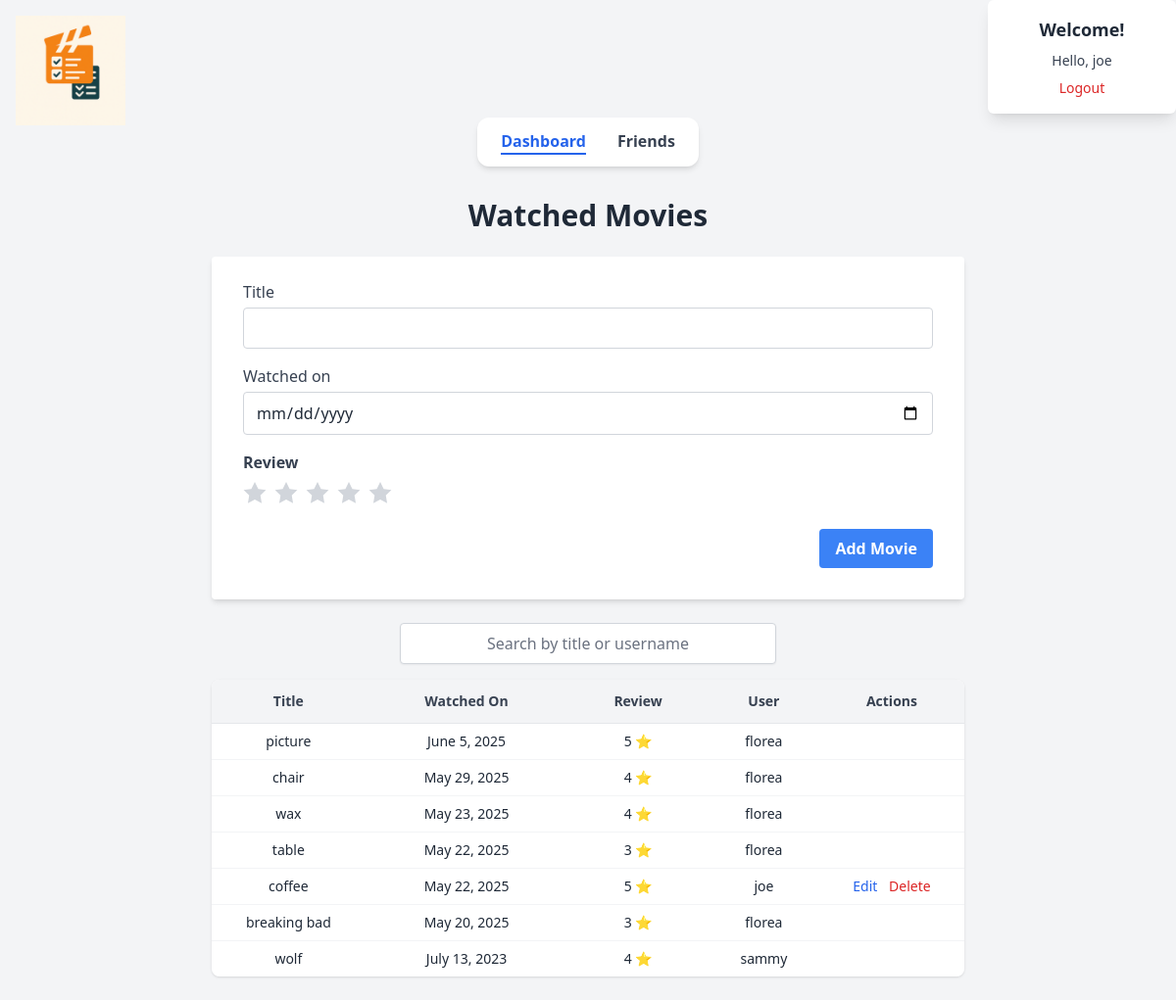
Page / (signed in) on the earlier database version.
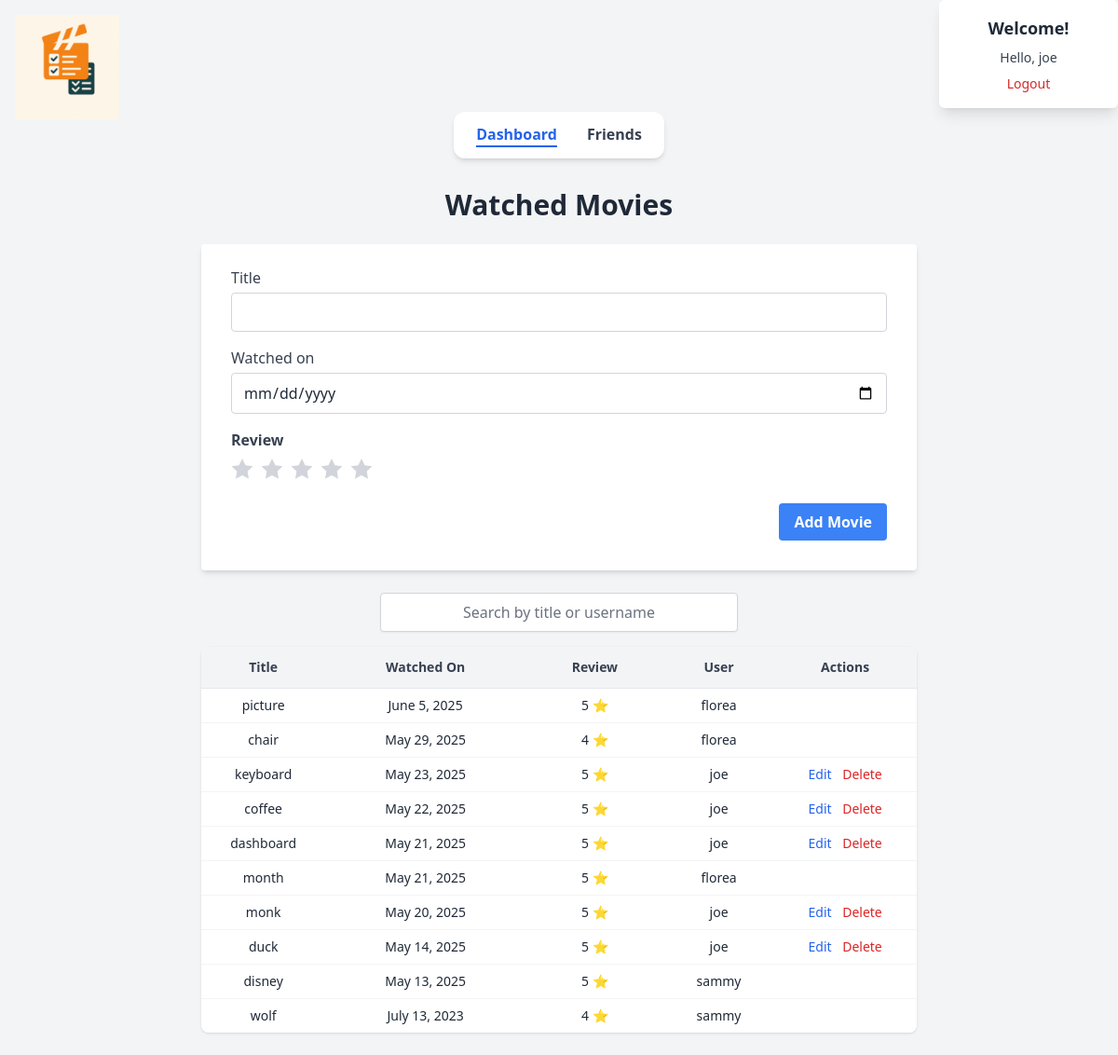
Same page on the later database version.
### movies/models.py (models this page shows, shortened)
class CustomUser(AbstractBaseUser, PermissionsMixin):
    email = models.EmailField(unique=True)
    name = models.CharField(max_length=255)
    is_active = models.BooleanField(default=True)
    is_staff = models.BooleanField(default=False)
    friends = models.ManyToManyField('self', blank=True, symmetrical=False, related_name='friend_set')
    objects = CustomUserManager()
    USERNAME_FIELD = 'email'
    REQUIRED_FIELDS = ['name']

class Movie(models.Model):
    user = models.ForeignKey(settings.AUTH_USER_MODEL, on_delete=models.CASCADE, related_name='movies')
    title = models.CharField(max_length=255)
    watched_on = models.DateField()
    REVIEW_CHOICES = [(i, f"{i} Star{'s' if i > 1 else ''}") for i in range(1, 6)]
    review = models.IntegerField(choices=REVIEW_CHOICES, default=3)

### movies/views.py (the view)
# urls.py: path('', views.movie_list, name='movie_list'),
@login_required
def movie_list(request):
    movies = Movie.objects.all().order_by('-watched_on')
    form = MovieForm()
    return render(request, 'movies/movie_list.html', {'movies': movies, 'form': form})

### movies/forms.py
class MovieForm(forms.ModelForm):
    class Meta:
        model = Movie
        fields = ['title', 'watched_on', 'review']
        widgets = {
            'title': forms.TextInput(attrs={
                'class': 'w-full p-2 border border-gray-300 rounded bg-white focus:outline-none focus:ring-2 focus:ring-blue-500'
            }),
            'watched_on': forms.DateInput(attrs={
                'type': 'date',
                'class': 'w-full p-2 border border-gray-300 rounded bg-white focus:outline-none focus:ring-2 focus:ring-blue-500'
            }),
        }

### movies/templates/movies/movie_list.html (shortened to what this page needs)
<!DOCTYPE html>
<html lang="en">
<head>
    {% load widget_tweaks %}
    {% load static %}
    <script src="https://cdn.tailwindcss.com"></script>
</head>
<body class="bg-gray-100 text-gray-800 p-4 sm:p-6">
    <div class="mb-4 sm:mb-0 sm:fixed sm:top-0 sm:left-0 sm:m-4 sm:z-50">
        <img src="{% static 'images/logo.png' %}" alt="Logo" class="h-18 w-28 mx-auto sm:mx-0">
    </div>
    <div class="mx-auto mb-6 sm:mb-0 sm:fixed sm:top-0 sm:right-0 bg-white shadow-lg rounded-md p-4 text-center text-sm w-48 z-50">
        <h2 class="text-lg font-semibold text-gray-800 mb-2">Welcome!</h2>
        {% if user.is_authenticated %}
            <p class="text-gray-700 mb-2">
                Hello, <span class="font-medium">{{ user.name }}</span>
            </p>
            <a href="{% url 'logout' %}" class="text-red-600 hover:underline hover:text-red-800">Logout</a>
        {% else %}
            <a href="{% url 'login' %}" class="text-blue-600 hover:underline hover:text-blue-800">Login</a>
        {% endif %}
    </div>
    <div class="flex justify-center mt-4 sm:mt-24">
        {% url 'movie_list' as movie_list_url %}
        {% url 'friend_list' as friend_list_url %}
        <nav class="bg-white rounded-xl shadow-md px-6 py-3 inline-flex space-x-8">
            <a href="{{ movie_list_url }}"
               class="{% if request.path == movie_list_url %}text-blue-600 border-b-2 border-blue-600{% else %}text-gray-700{% endif %} font-semibold hover:text-blue-600 transition">
                Dashboard
            </a>
            <a href="{{ friend_list_url }}"
               class="{% if request.path == friend_list_url %}text-blue-600 border-b-2 border-blue-600{% else %}text-gray-700{% endif %} font-semibold hover:text-blue-600 transition">
                Friends
            </a>
        </nav>
    </div>
    <div class="max-w-3xl mx-auto mt-8">
        <h1 class="text-3xl font-bold mb-6 text-center">Watched Movies</h1>
        <form id="add-form"
            hx-post="{% url 'add_movie' %}"
            class="bg-white shadow-md rounded px-4 sm:px-8 pt-6 pb-8 mb-6 w-full"
            hx-target="#movie-table-body"
            hx-swap="outerHTML">
            <div class="mb-4">
                <label class="block text-gray-700 mb-1">{{ form.title.label }}</label>
                {{ form.title|add_class:"w-full px-3 py-2 border border-gray-300 rounded" }}
            </div>
            <div class="mb-4">
                <label class="block text-gray-700 mb-1">{{ form.watched_on.label }}</label>
                {{ form.watched_on|add_class:"w-full px-3 py-2 border border-gray-300 rounded" }}
            </div>
            <div class="mb-6">
                <label class="block text-gray-700 font-bold mb-2">Review</label>
                <div id="star-container" class="flex space-x-2 cursor-pointer">
                    {% for i in "12345" %}
                        <svg data-value="{{ forloop.counter }}"
                             class="w-6 h-6 text-gray-300 hover:text-yellow-400 fill-current star"
                             xmlns="http://www.w3.org/2000/svg" viewBox="0 0 20 20">
                            <path d="M10 15l-5.878 3.09 1.122-6.545L.487 6.91l6.564-.955L10 0l2.949 5.955 6.564.955-4.757 4.635 1.122 6.545z"/>
                        </svg>
                    {% endfor %}
                </div>
            </div>
            <div class="flex justify-end">
                <button type="submit"
                        class="bg-blue-500 hover:bg-blue-700 text-white font-bold py-2 px-4 rounded">
                    Add Movie
                </button>
            </div>
        </form>
        <div class=" text-center">
            <form class="mb-4">
                <input type="text"
                       name="q"
                       placeholder="Search by title or username"
                       class="w-full sm:w-1/2 px-3 py-2 border border-gray-300 rounded shadow-sm focus:outline-none focus:ring-2 focus:ring-blue-400 text-center placeholder-gray-500"
                       hx-get="{% url 'movie_search' %}"
                       hx-target="#movie-table-body"
                       hx-trigger="keyup changed delay:300ms">
            </form>
        </div>
        <div class="overflow-x-auto rounded-lg shadow">
            <table class="min-w-full divide-y divide-gray-200 bg-white text-sm" >
                <thead class="bg-gray-100 text-gray-700 font-semibold">
                    <tr class="text-center">
                        <th class="px-4 py-3">Title</th>
                        <th class="px-4 py-3">Watched On</th>
                        <th class="px-4 py-3">Review</th>
                        <th class="px-4 py-3">User</th>
                        <th class="px-4 py-3">Actions</th>
                    </tr>
                </thead>
                <tbody id="movie-table-body" class="divide-y divide-gray-100">
                    {% include 'movies/partials/movie_rows.html' %}
                </tbody>
            </table>
        </div>
    </div>
</body>
</html>

### movies/templates/movies/partials/movie_rows.html
{% for movie in movies %}
    {% include 'movies/partials/movie_row.html' %}
{% empty %}
    <tr>
        <td colspan="5" class="text-center py-4 text-gray-500">No movies found.</td>
    </tr>
{% endfor %}

### movies/templates/movies/partials/movie_row.html (shortened to what this page needs)
<tr id="movie-{{ movie.id }}" class="text-center">
    <td>{{ movie.title }} </td>
    <td>{{ movie.watched_on }}</td>
    <td class="px-4 py-2 text-center">
      {{ movie.review }} ⭐
    </td>
    <td>{{ movie.user.name }}</td>
    {% if movie.user == request.user %}
    <td class="space-x-2">
        <button
            class="text-blue-600 hover:underline"
            hx-get="{% url 'edit_movie' movie.id %}"
            hx-target="#modal-content"
            hx-swap="innerHTML"
            onclick="document.getElementById('modal').classList.remove('hidden')">
            Edit
        </button>
        <form
            hx-post="{% url 'delete_movie' movie.id %}"
            hx-target="closest tr"
            hx-swap="outerHTML"
            class="inline">
            <button class="text-red-600 hover:underline" type="submit">Delete</button>
        </form>
    </td>
    {% endif %}
</tr>

Differences in the rows shown:
removed Movie: title "wax", watched_on "May 23, 2025", review "4", user.name "florea"
removed Movie: title "table", watched_on "May 22, 2025", review "3", user.name "florea"
removed Movie: title "breaking bad", watched_on "May 20, 2025", review "3", user.name "florea"
added Movie: title "keyboard", watched_on "May 23, 2025", review "5", user.name "joe", shows "Edit"
added Movie: title "dashboard", watched_on "May 21, 2025", review "5", user.name "joe", shows "Edit"
added Movie: title "month", watched_on "May 21, 2025", review "5", user.name "florea"
added Movie: title "monk", watched_on "May 20, 2025", review "5", user.name "joe", shows "Edit"
added Movie: title "duck", watched_on "May 14, 2025", review "5", user.name "joe", shows "Edit"
added Movie: title "disney", watched_on "May 13, 2025", review "5", user.name "sammy"
